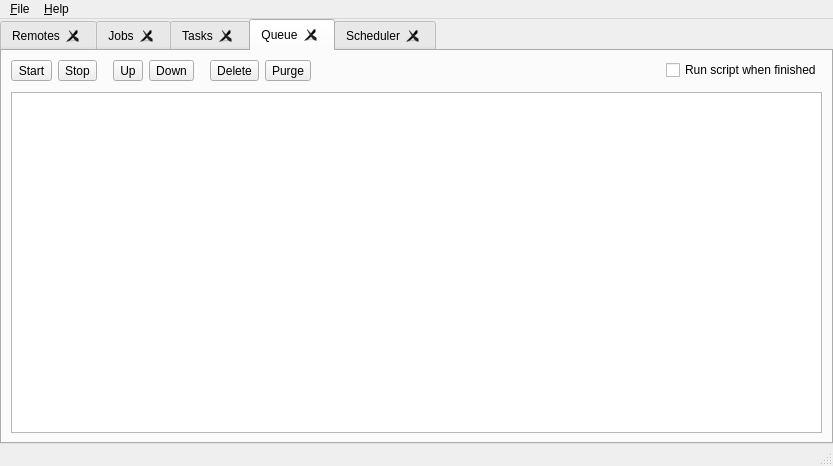
<?xml version="1.0" encoding="UTF-8"?>
<ui version="4.0">
 <class>MainWindow</class>
 <widget class="QMainWindow" name="MainWindow">
  <property name="geometry">
   <rect>
    <x>0</x>
    <y>0</y>
    <width>833</width>
    <height>466</height>
   </rect>
  </property>
  <property name="windowTitle">
   <string>Rclone Browser</string>
  </property>
  <widget class="QWidget" name="widgetMain">
   <layout class="QVBoxLayout" name="verticalLayout_3">
    <property name="spacing">
     <number>0</number>
    </property>
    <property name="leftMargin">
     <number>0</number>
    </property>
    <property name="topMargin">
     <number>0</number>
    </property>
    <property name="rightMargin">
     <number>0</number>
    </property>
    <property name="bottomMargin">
     <number>0</number>
    </property>
    <item>
     <widget class="QTabWidget" name="tabs">
      <property name="currentIndex">
       <number>3</number>
      </property>
      <property name="tabsClosable">
       <bool>true</bool>
      </property>
      <widget class="QWidget" name="widget">
       <attribute name="title">
        <string>Remotes</string>
       </attribute>
       <layout class="QVBoxLayout" name="verticalLayout">
        <item>
         <layout class="QHBoxLayout" name="horizontalLayout">
          <item>
           <widget class="QToolButton" name="refresh">
            <property name="statusTip">
             <string>Refresh remotes view</string>
            </property>
            <property name="text">
             <string>Refresh</string>
            </property>
            <property name="toolButtonStyle">
             <enum>Qt::ToolButtonTextUnderIcon</enum>
            </property>
           </widget>
          </item>
          <item>
           <widget class="QToolButton" name="config">
            <property name="text">
             <string>Config</string>
            </property>
            <property name="toolButtonStyle">
             <enum>Qt::ToolButtonTextUnderIcon</enum>
            </property>
           </widget>
          </item>
          <item>
           <widget class="QToolButton" name="open">
            <property name="text">
             <string>Open</string>
            </property>
            <property name="toolButtonStyle">
             <enum>Qt::ToolButtonTextUnderIcon</enum>
            </property>
           </widget>
          </item>
          <item>
           <spacer name="horizontalSpacer">
            <property name="orientation">
             <enum>Qt::Horizontal</enum>
            </property>
            <property name="sizeHint" stdset="0">
             <size>
              <width>40</width>
              <height>20</height>
             </size>
            </property>
           </spacer>
          </item>
          <item>
           <widget class="QCheckBox" name="layoutcontrol3">
            <property name="enabled">
             <bool>false</bool>
            </property>
            <property name="text">
             <string>CheckBox</string>
            </property>
           </widget>
          </item>
          <item>
           <widget class="QToolButton" name="buttonPrefs">
            <property name="toolTip">
             <string>Rclone Browser preferences (ALT-p)</string>
            </property>
            <property name="statusTip">
             <string>Rclone Browser preferences</string>
            </property>
            <property name="text">
             <string>Prefs</string>
            </property>
            <property name="toolButtonStyle">
             <enum>Qt::ToolButtonTextUnderIcon</enum>
            </property>
           </widget>
          </item>
         </layout>
        </item>
        <item>
         <spacer name="verticalSpacer_2">
          <property name="orientation">
           <enum>Qt::Vertical</enum>
          </property>
          <property name="sizeType">
           <enum>QSizePolicy::Fixed</enum>
          </property>
          <property name="sizeHint" stdset="0">
           <size>
            <width>20</width>
            <height>5</height>
           </size>
          </property>
         </spacer>
        </item>
        <item>
         <widget class="QListWidget" name="remotes">
          <property name="editTriggers">
           <set>QAbstractItemView::NoEditTriggers</set>
          </property>
          <property name="selectionBehavior">
           <enum>QAbstractItemView::SelectRows</enum>
          </property>
          <property name="isWrapping" stdset="0">
           <bool>false</bool>
          </property>
          <property name="wordWrap">
           <bool>true</bool>
          </property>
         </widget>
        </item>
       </layout>
      </widget>
      <widget class="QWidget" name="tab">
       <attribute name="title">
        <string>Jobs</string>
       </attribute>
       <layout class="QVBoxLayout" name="verticalLayout_2">
        <item>
         <layout class="QHBoxLayout" name="horizontalLayout_3">
          <item>
           <widget class="QToolButton" name="buttonStopAllJobs">
            <property name="text">
             <string>Stop</string>
            </property>
            <property name="toolButtonStyle">
             <enum>Qt::ToolButtonTextUnderIcon</enum>
            </property>
           </widget>
          </item>
          <item>
           <widget class="QToolButton" name="buttonCleanNotRunning">
            <property name="text">
             <string>Clean</string>
            </property>
            <property name="toolButtonStyle">
             <enum>Qt::ToolButtonTextUnderIcon</enum>
            </property>
           </widget>
          </item>
          <item>
           <spacer name="horizontalSpacer_3">
            <property name="orientation">
             <enum>Qt::Horizontal</enum>
            </property>
            <property name="sizeHint" stdset="0">
             <size>
              <width>40</width>
              <height>20</height>
             </size>
            </property>
           </spacer>
          </item>
          <item>
           <widget class="QCheckBox" name="layoutcontrol2">
            <property name="enabled">
             <bool>false</bool>
            </property>
            <property name="text">
             <string>CheckBox</string>
            </property>
           </widget>
          </item>
         </layout>
        </item>
        <item>
         <spacer name="verticalSpacer_4">
          <property name="orientation">
           <enum>Qt::Vertical</enum>
          </property>
          <property name="sizeType">
           <enum>QSizePolicy::Fixed</enum>
          </property>
          <property name="sizeHint" stdset="0">
           <size>
            <width>20</width>
            <height>5</height>
           </size>
          </property>
         </spacer>
        </item>
        <item>
         <widget class="QScrollArea" name="jobsArea">
          <property name="widgetResizable">
           <bool>true</bool>
          </property>
          <widget class="QWidget" name="scrollAreaWidgetContents">
           <property name="geometry">
            <rect>
             <x>0</x>
             <y>0</y>
             <width>785</width>
             <height>300</height>
            </rect>
           </property>
           <layout class="QVBoxLayout" name="verticalLayout_4">
            <property name="leftMargin">
             <number>0</number>
            </property>
            <property name="topMargin">
             <number>0</number>
            </property>
            <property name="rightMargin">
             <number>0</number>
            </property>
            <property name="bottomMargin">
             <number>0</number>
            </property>
            <item>
             <layout class="QVBoxLayout" name="jobs">
              <item>
               <widget class="QLabel" name="noJobsAvailable">
                <property name="text">
                 <string>No jobs are available</string>
                </property>
               </widget>
              </item>
              <item>
               <spacer name="verticalSpacer">
                <property name="orientation">
                 <enum>Qt::Vertical</enum>
                </property>
                <property name="sizeHint" stdset="0">
                 <size>
                  <width>20</width>
                  <height>40</height>
                 </size>
                </property>
               </spacer>
              </item>
             </layout>
            </item>
           </layout>
          </widget>
         </widget>
        </item>
       </layout>
      </widget>
      <widget class="QWidget" name="tasksTab">
       <attribute name="title">
        <string>Tasks</string>
       </attribute>
       <layout class="QVBoxLayout" name="verticalLayout_5">
        <item>
         <layout class="QHBoxLayout" name="horizontalLayout_2">
          <item>
           <widget class="QToolButton" name="buttonDryrunTask">
            <property name="text">
             <string>Dry Run</string>
            </property>
            <property name="toolButtonStyle">
             <enum>Qt::ToolButtonTextUnderIcon</enum>
            </property>
           </widget>
          </item>
          <item>
           <widget class="QToolButton" name="buttonRunTask">
            <property name="text">
             <string>Run</string>
            </property>
            <property name="toolButtonStyle">
             <enum>Qt::ToolButtonTextUnderIcon</enum>
            </property>
           </widget>
          </item>
          <item>
           <widget class="QToolButton" name="buttonStop">
            <property name="toolTip">
             <string>&lt;html&gt;&lt;head/&gt;&lt;body&gt;&lt;p&gt;&lt;span style=&quot; font-size:13pt;&quot;&gt;Stop all selected tasks&lt;/span&gt;&lt;/p&gt;&lt;/body&gt;&lt;/html&gt;</string>
            </property>
            <property name="text">
             <string>Stop</string>
            </property>
            <property name="toolButtonStyle">
             <enum>Qt::ToolButtonTextUnderIcon</enum>
            </property>
           </widget>
          </item>
          <item>
           <spacer name="horizontalSpacer_5">
            <property name="orientation">
             <enum>Qt::Horizontal</enum>
            </property>
            <property name="sizeType">
             <enum>QSizePolicy::Fixed</enum>
            </property>
            <property name="sizeHint" stdset="0">
             <size>
              <width>10</width>
              <height>20</height>
             </size>
            </property>
           </spacer>
          </item>
          <item>
           <widget class="QToolButton" name="buttonEditTask">
            <property name="text">
             <string>Edit</string>
            </property>
            <property name="toolButtonStyle">
             <enum>Qt::ToolButtonTextUnderIcon</enum>
            </property>
           </widget>
          </item>
          <item>
           <widget class="QToolButton" name="buttonDeleteTask">
            <property name="text">
             <string>Delete</string>
            </property>
            <property name="toolButtonStyle">
             <enum>Qt::ToolButtonTextUnderIcon</enum>
            </property>
           </widget>
          </item>
          <item>
           <spacer name="horizontalSpacer_6">
            <property name="orientation">
             <enum>Qt::Horizontal</enum>
            </property>
            <property name="sizeType">
             <enum>QSizePolicy::Fixed</enum>
            </property>
            <property name="sizeHint" stdset="0">
             <size>
              <width>10</width>
              <height>20</height>
             </size>
            </property>
           </spacer>
          </item>
          <item>
           <widget class="QToolButton" name="buttonAddToQueue">
            <property name="toolTip">
             <string>Add to the queue</string>
            </property>
            <property name="statusTip">
             <string>Add selected transfer tasks to the queue</string>
            </property>
            <property name="text">
             <string>Add</string>
            </property>
            <property name="toolButtonStyle">
             <enum>Qt::ToolButtonTextUnderIcon</enum>
            </property>
           </widget>
          </item>
          <item>
           <widget class="QToolButton" name="buttonAddToScheduler">
            <property name="toolTip">
             <string>Add to the scheduler</string>
            </property>
            <property name="statusTip">
             <string>Add selected transfer tasks to the scheduler</string>
            </property>
            <property name="text">
             <string>Add</string>
            </property>
            <property name="toolButtonStyle">
             <enum>Qt::ToolButtonTextUnderIcon</enum>
            </property>
           </widget>
          </item>
          <item>
           <widget class="QToolButton" name="buttonSortTask">
            <property name="toolTip">
             <string>&lt;html&gt;&lt;head/&gt;&lt;body&gt;&lt;p&gt;Sort tasks&lt;/p&gt;&lt;/body&gt;&lt;/html&gt;</string>
            </property>
            <property name="text">
             <string>Sort</string>
            </property>
            <property name="checked">
             <bool>false</bool>
            </property>
            <property name="toolButtonStyle">
             <enum>Qt::ToolButtonTextUnderIcon</enum>
            </property>
           </widget>
          </item>
          <item>
           <spacer name="horizontalSpacer_2">
            <property name="orientation">
             <enum>Qt::Horizontal</enum>
            </property>
            <property name="sizeHint" stdset="0">
             <size>
              <width>40</width>
              <height>20</height>
             </size>
            </property>
           </spacer>
          </item>
          <item>
           <widget class="QCheckBox" name="layoutcontrol1">
            <property name="enabled">
             <bool>false</bool>
            </property>
            <property name="text">
             <string>CheckBox</string>
            </property>
            <property name="tristate">
             <bool>false</bool>
            </property>
           </widget>
          </item>
         </layout>
        </item>
        <item>
         <spacer name="verticalSpacer_3">
          <property name="orientation">
           <enum>Qt::Vertical</enum>
          </property>
          <property name="sizeType">
           <enum>QSizePolicy::Fixed</enum>
          </property>
          <property name="sizeHint" stdset="0">
           <size>
            <width>20</width>
            <height>5</height>
           </size>
          </property>
         </spacer>
        </item>
        <item>
         <widget class="QListWidget" name="tasksListWidget">
          <property name="contextMenuPolicy">
           <enum>Qt::CustomContextMenu</enum>
          </property>
          <property name="tabKeyNavigation">
           <bool>true</bool>
          </property>
          <property name="alternatingRowColors">
           <bool>false</bool>
          </property>
          <property name="selectionMode">
           <enum>QAbstractItemView::ExtendedSelection</enum>
          </property>
          <property name="wordWrap">
           <bool>false</bool>
          </property>
          <property name="sortingEnabled">
           <bool>false</bool>
          </property>
         </widget>
        </item>
       </layout>
      </widget>
      <widget class="QWidget" name="queue">
       <attribute name="title">
        <string>Queue</string>
       </attribute>
       <layout class="QVBoxLayout" name="verticalLayout_6">
        <item>
         <layout class="QHBoxLayout" name="horizontalLayout_4">
          <item>
           <widget class="QToolButton" name="buttonStartQueue">
            <property name="text">
             <string>Start</string>
            </property>
            <property name="toolButtonStyle">
             <enum>Qt::ToolButtonTextUnderIcon</enum>
            </property>
           </widget>
          </item>
          <item>
           <widget class="QToolButton" name="buttonStopQueue">
            <property name="text">
             <string>Stop</string>
            </property>
            <property name="toolButtonStyle">
             <enum>Qt::ToolButtonTextUnderIcon</enum>
            </property>
           </widget>
          </item>
          <item>
           <spacer name="horizontalSpacer_8">
            <property name="orientation">
             <enum>Qt::Horizontal</enum>
            </property>
            <property name="sizeType">
             <enum>QSizePolicy::Fixed</enum>
            </property>
            <property name="sizeHint" stdset="0">
             <size>
              <width>10</width>
              <height>20</height>
             </size>
            </property>
           </spacer>
          </item>
          <item>
           <widget class="QToolButton" name="buttonUpQueue">
            <property name="text">
             <string>Up</string>
            </property>
            <property name="toolButtonStyle">
             <enum>Qt::ToolButtonTextUnderIcon</enum>
            </property>
           </widget>
          </item>
          <item>
           <widget class="QToolButton" name="buttonDownQueue">
            <property name="text">
             <string>Down</string>
            </property>
            <property name="toolButtonStyle">
             <enum>Qt::ToolButtonTextUnderIcon</enum>
            </property>
           </widget>
          </item>
          <item>
           <spacer name="horizontalSpacer_9">
            <property name="orientation">
             <enum>Qt::Horizontal</enum>
            </property>
            <property name="sizeType">
             <enum>QSizePolicy::Fixed</enum>
            </property>
            <property name="sizeHint" stdset="0">
             <size>
              <width>10</width>
              <height>20</height>
             </size>
            </property>
           </spacer>
          </item>
          <item>
           <widget class="QToolButton" name="buttonRemoveFromQueue">
            <property name="text">
             <string>Delete</string>
            </property>
            <property name="toolButtonStyle">
             <enum>Qt::ToolButtonTextUnderIcon</enum>
            </property>
           </widget>
          </item>
          <item>
           <widget class="QToolButton" name="buttonPurgeQueue">
            <property name="text">
             <string>Purge</string>
            </property>
            <property name="toolButtonStyle">
             <enum>Qt::ToolButtonTextUnderIcon</enum>
            </property>
           </widget>
          </item>
          <item>
           <spacer name="horizontalSpacer_7">
            <property name="orientation">
             <enum>Qt::Horizontal</enum>
            </property>
            <property name="sizeType">
             <enum>QSizePolicy::Fixed</enum>
            </property>
            <property name="sizeHint" stdset="0">
             <size>
              <width>40</width>
              <height>20</height>
             </size>
            </property>
           </spacer>
          </item>
          <item>
           <widget class="QLabel" name="labelQueueInfoStart">
            <property name="styleSheet">
             <string notr="true">color: green; font-weight: bold;</string>
            </property>
            <property name="text">
             <string/>
            </property>
           </widget>
          </item>
          <item>
           <widget class="QLabel" name="labelQueueInfoStop">
            <property name="text">
             <string/>
            </property>
           </widget>
          </item>
          <item>
           <spacer name="horizontalSpacer_4">
            <property name="orientation">
             <enum>Qt::Horizontal</enum>
            </property>
            <property name="sizeHint" stdset="0">
             <size>
              <width>40</width>
              <height>20</height>
             </size>
            </property>
           </spacer>
          </item>
          <item>
           <widget class="QCheckBox" name="queueScriptRun">
            <property name="text">
             <string>Run script when finished</string>
            </property>
           </widget>
          </item>
         </layout>
        </item>
        <item>
         <spacer name="verticalSpacer_5">
          <property name="orientation">
           <enum>Qt::Vertical</enum>
          </property>
          <property name="sizeType">
           <enum>QSizePolicy::Fixed</enum>
          </property>
          <property name="sizeHint" stdset="0">
           <size>
            <width>20</width>
            <height>5</height>
           </size>
          </property>
         </spacer>
        </item>
        <item>
         <widget class="QListWidget" name="queueListWidget">
          <property name="contextMenuPolicy">
           <enum>Qt::CustomContextMenu</enum>
          </property>
          <property name="tabKeyNavigation">
           <bool>true</bool>
          </property>
          <property name="alternatingRowColors">
           <bool>false</bool>
          </property>
          <property name="selectionMode">
           <enum>QAbstractItemView::SingleSelection</enum>
          </property>
          <property name="spacing">
           <number>5</number>
          </property>
          <property name="wordWrap">
           <bool>false</bool>
          </property>
          <property name="sortingEnabled">
           <bool>false</bool>
          </property>
         </widget>
        </item>
       </layout>
      </widget>
      <widget class="QWidget" name="tab_2">
       <attribute name="title">
        <string>Scheduler</string>
       </attribute>
       <layout class="QVBoxLayout" name="verticalLayout_8">
        <item>
         <layout class="QHBoxLayout" name="horizontalLayout_9">
          <item>
           <widget class="QToolButton" name="buttonStartScheduler">
            <property name="toolTip">
             <string>Start scheduler</string>
            </property>
            <property name="statusTip">
             <string>Start scheduler</string>
            </property>
            <property name="text">
             <string>Start</string>
            </property>
            <property name="toolButtonStyle">
             <enum>Qt::ToolButtonTextUnderIcon</enum>
            </property>
           </widget>
          </item>
          <item>
           <widget class="QToolButton" name="buttonStopScheduler">
            <property name="toolTip">
             <string>Stop scheduler</string>
            </property>
            <property name="statusTip">
             <string>Stop scheduler</string>
            </property>
            <property name="text">
             <string>Stop</string>
            </property>
            <property name="toolButtonStyle">
             <enum>Qt::ToolButtonTextUnderIcon</enum>
            </property>
           </widget>
          </item>
          <item>
           <spacer name="horizontalSpacer_10">
            <property name="orientation">
             <enum>Qt::Horizontal</enum>
            </property>
            <property name="sizeType">
             <enum>QSizePolicy::Fixed</enum>
            </property>
            <property name="sizeHint" stdset="0">
             <size>
              <width>40</width>
              <height>20</height>
             </size>
            </property>
           </spacer>
          </item>
          <item>
           <widget class="QLabel" name="labelSchedulerInfoStart">
            <property name="styleSheet">
             <string notr="true">color: green; font-weight: bold;</string>
            </property>
            <property name="text">
             <string/>
            </property>
           </widget>
          </item>
          <item>
           <widget class="QLabel" name="labelSchedulerInfoStop">
            <property name="text">
             <string/>
            </property>
           </widget>
          </item>
          <item>
           <spacer name="horizontalSpacer_19">
            <property name="orientation">
             <enum>Qt::Horizontal</enum>
            </property>
            <property name="sizeHint" stdset="0">
             <size>
              <width>40</width>
              <height>20</height>
             </size>
            </property>
           </spacer>
          </item>
          <item>
           <widget class="QCheckBox" name="layoutcontrol1_sch">
            <property name="enabled">
             <bool>false</bool>
            </property>
            <property name="text">
             <string>CheckBox</string>
            </property>
           </widget>
          </item>
         </layout>
        </item>
        <item>
         <spacer name="verticalSpacer_11">
          <property name="orientation">
           <enum>Qt::Vertical</enum>
          </property>
          <property name="sizeType">
           <enum>QSizePolicy::Fixed</enum>
          </property>
          <property name="sizeHint" stdset="0">
           <size>
            <width>20</width>
            <height>5</height>
           </size>
          </property>
         </spacer>
        </item>
        <item>
         <widget class="QScrollArea" name="jobsArea_2">
          <property name="widgetResizable">
           <bool>true</bool>
          </property>
          <widget class="QWidget" name="scrollAreaWidgetContents_2">
           <property name="geometry">
            <rect>
             <x>0</x>
             <y>0</y>
             <width>785</width>
             <height>300</height>
            </rect>
           </property>
           <layout class="QVBoxLayout" name="verticalLayout_7">
            <property name="leftMargin">
             <number>0</number>
            </property>
            <property name="topMargin">
             <number>0</number>
            </property>
            <property name="rightMargin">
             <number>0</number>
            </property>
            <property name="bottomMargin">
             <number>0</number>
            </property>
            <item>
             <layout class="QVBoxLayout" name="schedulers">
              <item>
               <widget class="QLabel" name="noSchedulesAvailable">
                <property name="text">
                 <string>No schedules are available</string>
                </property>
               </widget>
              </item>
              <item>
               <spacer name="verticalSpacer_6">
                <property name="orientation">
                 <enum>Qt::Vertical</enum>
                </property>
                <property name="sizeHint" stdset="0">
                 <size>
                  <width>20</width>
                  <height>40</height>
                 </size>
                </property>
               </spacer>
              </item>
             </layout>
            </item>
           </layout>
          </widget>
         </widget>
        </item>
       </layout>
      </widget>
     </widget>
    </item>
   </layout>
  </widget>
  <widget class="QMenuBar" name="menuBar">
   <property name="geometry">
    <rect>
     <x>0</x>
     <y>0</y>
     <width>833</width>
     <height>22</height>
    </rect>
   </property>
   <widget class="QMenu" name="menuFile">
    <property name="title">
     <string>&amp;File</string>
    </property>
    <addaction name="preferences"/>
    <addaction name="separator"/>
    <addaction name="quit"/>
   </widget>
   <widget class="QMenu" name="menuHelp">
    <property name="title">
     <string>&amp;Help</string>
    </property>
    <addaction name="about"/>
    <addaction name="aboutQt"/>
   </widget>
   <addaction name="menuFile"/>
   <addaction name="menuHelp"/>
  </widget>
  <widget class="QStatusBar" name="statusBar"/>
  <action name="about">
   <property name="text">
    <string>&amp;About</string>
   </property>
   <property name="menuRole">
    <enum>QAction::AboutRole</enum>
   </property>
  </action>
  <action name="aboutQt">
   <property name="text">
    <string>About &amp;Qt</string>
   </property>
   <property name="menuRole">
    <enum>QAction::AboutQtRole</enum>
   </property>
  </action>
  <action name="preferences">
   <property name="text">
    <string>&amp;Preferences...</string>
   </property>
   <property name="toolTip">
    <string>Rclone Browser preferences (ALT-p)</string>
   </property>
   <property name="shortcut">
    <string>Alt+P</string>
   </property>
   <property name="menuRole">
    <enum>QAction::PreferencesRole</enum>
   </property>
  </action>
  <action name="quit">
   <property name="text">
    <string>&amp;Quit</string>
   </property>
   <property name="shortcut">
    <string>Ctrl+Q</string>
   </property>
   <property name="menuRole">
    <enum>QAction::QuitRole</enum>
   </property>
  </action>
  <action name="actionEdit">
   <property name="enabled">
    <bool>true</bool>
   </property>
   <property name="text">
    <string>Edit</string>
   </property>
   <property name="toolTip">
    <string>Edit selected task</string>
   </property>
  </action>
  <action name="actionDelete">
   <property name="text">
    <string>Delete</string>
   </property>
   <property name="toolTip">
    <string>Delete selected tasks</string>
   </property>
  </action>
  <action name="actionRun">
   <property name="text">
    <string>Run</string>
   </property>
   <property name="toolTip">
    <string>Run all selected tasks at once</string>
   </property>
  </action>
  <action name="actionDryRun">
   <property name="text">
    <string>Dry Run</string>
   </property>
   <property name="toolTip">
    <string>&lt;html&gt;&lt;head/&gt;&lt;body&gt;&lt;p&gt;Dry Run all selected tasks at once&lt;/p&gt;&lt;/body&gt;&lt;/html&gt;</string>
   </property>
  </action>
  <action name="actionSortTask">
   <property name="text">
    <string>Sort</string>
   </property>
   <property name="toolTip">
    <string>Sort tasks</string>
   </property>
  </action>
  <action name="actionRefresh">
   <property name="text">
    <string>Refresh</string>
   </property>
   <property name="toolTip">
    <string>Refresh remotes view</string>
   </property>
  </action>
  <action name="actionConfig">
   <property name="text">
    <string>Config</string>
   </property>
   <property name="toolTip">
    <string>&lt;html&gt;&lt;head/&gt;&lt;body&gt;&lt;p&gt;rclone config&lt;/p&gt;&lt;p&gt;if you want to specify which terminal to use&lt;br/&gt;define $TERMINAL env variable e.g.:&lt;br/&gt;TERMINAL=/usr/local/bin/myterminal&lt;/p&gt;&lt;/body&gt;&lt;/html&gt;</string>
   </property>
  </action>
  <action name="actionOpen">
   <property name="text">
    <string>Open</string>
   </property>
   <property name="toolTip">
    <string>Open remote</string>
   </property>
  </action>
  <action name="actionStopAllTransfers">
   <property name="text">
    <string>Stop All</string>
   </property>
   <property name="toolTip">
    <string>&lt;html&gt;&lt;head/&gt;&lt;body&gt;&lt;p&gt;Stop all running transfers&lt;/p&gt;&lt;/body&gt;&lt;/html&gt;</string>
   </property>
  </action>
  <action name="actionCleanNotRunning">
   <property name="text">
    <string>Clean</string>
   </property>
   <property name="toolTip">
    <string>&lt;html&gt;&lt;head/&gt;&lt;body&gt;&lt;p&gt;Remove all not running jobs&lt;/p&gt;&lt;/body&gt;&lt;/html&gt;</string>
   </property>
  </action>
  <action name="actionAddToQueue">
   <property name="text">
    <string>Add to the queue</string>
   </property>
   <property name="toolTip">
    <string>&lt;html&gt;&lt;head/&gt;&lt;body&gt;&lt;p&gt;Add selected transfer tasks to the queue&lt;/p&gt;&lt;/body&gt;&lt;/html&gt;</string>
   </property>
  </action>
  <action name="actionStartQueue">
   <property name="text">
    <string>Start</string>
   </property>
   <property name="toolTip">
    <string>&lt;html&gt;&lt;head/&gt;&lt;body&gt;&lt;p&gt;Start actively processing items from the queue&lt;/p&gt;&lt;/body&gt;&lt;/html&gt;</string>
   </property>
  </action>
  <action name="actionStopQueue">
   <property name="text">
    <string>Stop</string>
   </property>
   <property name="toolTip">
    <string>&lt;html&gt;&lt;head/&gt;&lt;body&gt;&lt;p&gt;Stop the queue processing.&lt;/p&gt;&lt;p&gt;Active task will be cancelled.&lt;/p&gt;&lt;/body&gt;&lt;/html&gt;</string>
   </property>
  </action>
  <action name="actionPurgeQueue">
   <property name="text">
    <string>Purge</string>
   </property>
   <property name="toolTip">
    <string>Remove all not running tasks from the queue</string>
   </property>
  </action>
  <action name="actionRemoveFromQueue">
   <property name="text">
    <string>Remove</string>
   </property>
   <property name="toolTip">
    <string>Remove from the queue</string>
   </property>
  </action>
  <action name="actionUpQueue">
   <property name="text">
    <string>Up</string>
   </property>
   <property name="toolTip">
    <string>Move task up in the queue</string>
   </property>
  </action>
  <action name="actionDownQueue">
   <property name="text">
    <string>Down</string>
   </property>
   <property name="toolTip">
    <string>Move task down in the queue</string>
   </property>
  </action>
  <action name="actionQueueScriptRun">
   <property name="text">
    <string>queueScriptRun</string>
   </property>
  </action>
  <action name="actionStop">
   <property name="text">
    <string>Stop</string>
   </property>
   <property name="toolTip">
    <string>Stop all selected tasks</string>
   </property>
  </action>
  <action name="actionAddToScheduler">
   <property name="text">
    <string>Add to the scheduler</string>
   </property>
   <property name="toolTip">
    <string>Add selected transfer tasks to the scheduler</string>
   </property>
  </action>
  <action name="actionStartScheduler">
   <property name="text">
    <string>Start</string>
   </property>
   <property name="toolTip">
    <string>Start all schedulers</string>
   </property>
  </action>
  <action name="actionStopScheduler">
   <property name="text">
    <string>Stop</string>
   </property>
   <property name="toolTip">
    <string>Stop scheduler</string>
   </property>
  </action>
 </widget>
 <tabstops>
  <tabstop>tabs</tabstop>
  <tabstop>remotes</tabstop>
  <tabstop>jobsArea</tabstop>
 </tabstops>
 <resources/>
 <connections>
  <connection>
   <sender>buttonPrefs</sender>
   <signal>clicked()</signal>
   <receiver>preferences</receiver>
   <slot>trigger()</slot>
   <hints>
    <hint type="sourcelabel">
     <x>612</x>
     <y>71</y>
    </hint>
    <hint type="destinationlabel">
     <x>-1</x>
     <y>-1</y>
    </hint>
   </hints>
  </connection>
  <connection>
   <sender>queueScriptRun</sender>
   <signal>toggled(bool)</signal>
   <receiver>actionQueueScriptRun</receiver>
   <slot>trigger()</slot>
   <hints>
    <hint type="sourcelabel">
     <x>567</x>
     <y>73</y>
    </hint>
    <hint type="destinationlabel">
     <x>-1</x>
     <y>-1</y>
    </hint>
   </hints>
  </connection>
  <connection>
   <sender>buttonAddToQueue</sender>
   <signal>clicked()</signal>
   <receiver>actionAddToQueue</receiver>
   <slot>trigger()</slot>
   <hints>
    <hint type="sourcelabel">
     <x>289</x>
     <y>73</y>
    </hint>
    <hint type="destinationlabel">
     <x>-1</x>
     <y>-1</y>
    </hint>
   </hints>
  </connection>
  <connection>
   <sender>buttonAddToScheduler</sender>
   <signal>clicked()</signal>
   <receiver>actionAddToScheduler</receiver>
   <slot>trigger()</slot>
   <hints>
    <hint type="sourcelabel">
     <x>380</x>
     <y>73</y>
    </hint>
    <hint type="destinationlabel">
     <x>-1</x>
     <y>-1</y>
    </hint>
   </hints>
  </connection>
 </connections>
</ui>
